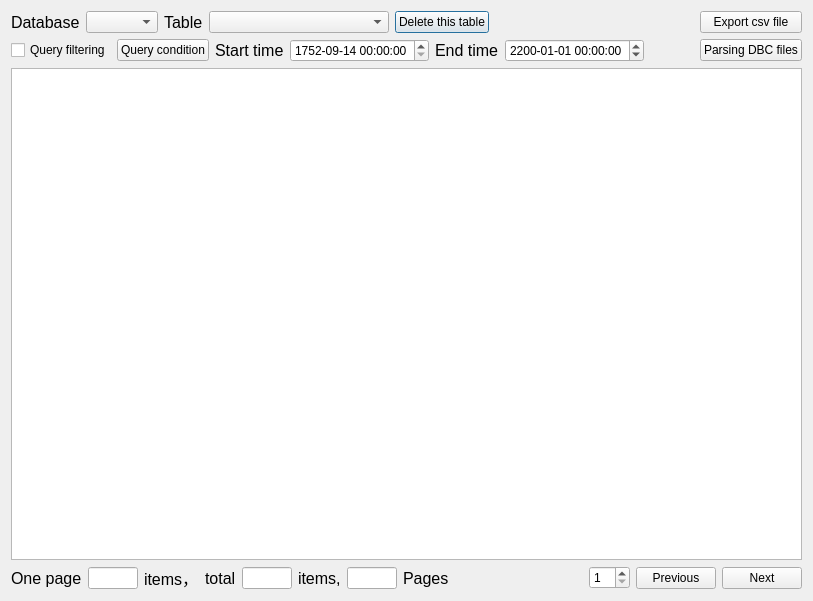
<?xml version="1.0" encoding="UTF-8"?>
<ui version="4.0">
 <class>Dialog_querySniffDB</class>
 <widget class="QDialog" name="Dialog_querySniffDB">
  <property name="windowModality">
   <enum>Qt::WindowModal</enum>
  </property>
  <property name="enabled">
   <bool>true</bool>
  </property>
  <property name="geometry">
   <rect>
    <x>0</x>
    <y>0</y>
    <width>813</width>
    <height>601</height>
   </rect>
  </property>
  <property name="windowTitle">
   <string>Data query</string>
  </property>
  <property name="windowIcon">
   <iconset resource="../../resource.qrc">
    <normaloff>:/icons/dataQuery.svg</normaloff>:/icons/dataQuery.svg</iconset>
  </property>
  <property name="sizeGripEnabled">
   <bool>false</bool>
  </property>
  <property name="modal">
   <bool>false</bool>
  </property>
  <layout class="QGridLayout" name="gridLayout">
   <item row="0" column="0">
    <layout class="QHBoxLayout" name="horizontalLayout_8">
     <item>
      <layout class="QVBoxLayout" name="verticalLayout">
       <item>
        <layout class="QHBoxLayout" name="horizontalLayout_6">
         <item>
          <layout class="QHBoxLayout" name="horizontalLayout_4"/>
         </item>
         <item>
          <layout class="QHBoxLayout" name="horizontalLayout_12">
           <item>
            <widget class="QLabel" name="label_10">
             <property name="font">
              <font>
               <pointsize>12</pointsize>
              </font>
             </property>
             <property name="text">
              <string>Database</string>
             </property>
            </widget>
           </item>
           <item>
            <widget class="QComboBox" name="comboBox_swSqlLib"/>
           </item>
          </layout>
         </item>
         <item>
          <widget class="QLabel" name="label_4">
           <property name="font">
            <font>
             <pointsize>12</pointsize>
            </font>
           </property>
           <property name="text">
            <string>Table</string>
           </property>
          </widget>
         </item>
         <item>
          <widget class="QComboBox" name="comboBox_swtable">
           <property name="sizePolicy">
            <sizepolicy hsizetype="Expanding" vsizetype="Fixed">
             <horstretch>0</horstretch>
             <verstretch>0</verstretch>
            </sizepolicy>
           </property>
          </widget>
         </item>
         <item>
          <widget class="QPushButton" name="pushButton_deleteTable">
           <property name="text">
            <string>Delete this table</string>
           </property>
          </widget>
         </item>
         <item>
          <spacer name="horizontalSpacer">
           <property name="orientation">
            <enum>Qt::Horizontal</enum>
           </property>
           <property name="sizeHint" stdset="0">
            <size>
             <width>40</width>
             <height>20</height>
            </size>
           </property>
          </spacer>
         </item>
        </layout>
       </item>
       <item>
        <layout class="QHBoxLayout" name="horizontalLayout_5">
         <item>
          <layout class="QHBoxLayout" name="horizontalLayout">
           <item>
            <widget class="QCheckBox" name="checkBox_enableFilter">
             <property name="text">
              <string>Query filtering</string>
             </property>
            </widget>
           </item>
           <item>
            <widget class="QPushButton" name="pushButton_setQuerycondition">
             <property name="text">
              <string>Query condition</string>
             </property>
            </widget>
           </item>
           <item>
            <widget class="QLabel" name="label_startTime">
             <property name="font">
              <font>
               <pointsize>12</pointsize>
              </font>
             </property>
             <property name="text">
              <string>Start time</string>
             </property>
            </widget>
           </item>
           <item>
            <widget class="QDateTimeEdit" name="dateTimeEdit_start">
             <property name="dateTime">
              <datetime>
               <hour>0</hour>
               <minute>0</minute>
               <second>0</second>
               <year>1752</year>
               <month>9</month>
               <day>14</day>
              </datetime>
             </property>
             <property name="displayFormat">
              <string>yyyy-MM-dd HH:mm:ss</string>
             </property>
            </widget>
           </item>
          </layout>
         </item>
         <item>
          <layout class="QHBoxLayout" name="horizontalLayout_3">
           <item>
            <widget class="QLabel" name="label_endTime">
             <property name="font">
              <font>
               <pointsize>12</pointsize>
              </font>
             </property>
             <property name="text">
              <string>End time</string>
             </property>
            </widget>
           </item>
           <item>
            <widget class="QDateTimeEdit" name="dateTimeEdit_end">
             <property name="dateTime">
              <datetime>
               <hour>0</hour>
               <minute>0</minute>
               <second>0</second>
               <year>2200</year>
               <month>1</month>
               <day>1</day>
              </datetime>
             </property>
             <property name="displayFormat">
              <string>yyyy-MM-dd HH:mm:ss</string>
             </property>
            </widget>
           </item>
           <item>
            <spacer name="horizontalSpacer_5">
             <property name="orientation">
              <enum>Qt::Horizontal</enum>
             </property>
             <property name="sizeHint" stdset="0">
              <size>
               <width>40</width>
               <height>20</height>
              </size>
             </property>
            </spacer>
           </item>
          </layout>
         </item>
        </layout>
       </item>
      </layout>
     </item>
     <item>
      <spacer name="horizontalSpacer_3">
       <property name="orientation">
        <enum>Qt::Horizontal</enum>
       </property>
       <property name="sizeHint" stdset="0">
        <size>
         <width>40</width>
         <height>20</height>
        </size>
       </property>
      </spacer>
     </item>
     <item>
      <layout class="QVBoxLayout" name="verticalLayout_2">
       <item>
        <widget class="QPushButton" name="pushButton_outputcsv">
         <property name="text">
          <string>Export csv file</string>
         </property>
        </widget>
       </item>
       <item>
        <widget class="QPushButton" name="pushButton_dbcDecode">
         <property name="text">
          <string>Parsing DBC files</string>
         </property>
        </widget>
       </item>
      </layout>
     </item>
    </layout>
   </item>
   <item row="1" column="0">
    <widget class="QTableView" name="tableView_sniffdb"/>
   </item>
   <item row="2" column="0">
    <layout class="QHBoxLayout" name="horizontalLayout_10">
     <item>
      <layout class="QHBoxLayout" name="horizontalLayout_9">
       <item>
        <layout class="QHBoxLayout" name="horizontalLayout_11">
         <item>
          <layout class="QHBoxLayout" name="horizontalLayout_2">
           <item>
            <widget class="QLabel" name="label_8">
             <property name="sizePolicy">
              <sizepolicy hsizetype="Fixed" vsizetype="Preferred">
               <horstretch>0</horstretch>
               <verstretch>0</verstretch>
              </sizepolicy>
             </property>
             <property name="font">
              <font>
               <pointsize>12</pointsize>
              </font>
             </property>
             <property name="text">
              <string>One page</string>
             </property>
            </widget>
           </item>
           <item>
            <widget class="QLineEdit" name="lineEdit_linesofpage">
             <property name="maximumSize">
              <size>
               <width>50</width>
               <height>16777215</height>
              </size>
             </property>
             <property name="readOnly">
              <bool>true</bool>
             </property>
            </widget>
           </item>
           <item>
            <widget class="QLabel" name="label_9">
             <property name="sizePolicy">
              <sizepolicy hsizetype="Fixed" vsizetype="Preferred">
               <horstretch>0</horstretch>
               <verstretch>0</verstretch>
              </sizepolicy>
             </property>
             <property name="font">
              <font>
               <pointsize>12</pointsize>
              </font>
             </property>
             <property name="text">
              <string>items，</string>
             </property>
            </widget>
           </item>
          </layout>
         </item>
         <item>
          <widget class="QLabel" name="label_5">
           <property name="sizePolicy">
            <sizepolicy hsizetype="Fixed" vsizetype="Preferred">
             <horstretch>0</horstretch>
             <verstretch>0</verstretch>
            </sizepolicy>
           </property>
           <property name="font">
            <font>
             <pointsize>12</pointsize>
            </font>
           </property>
           <property name="text">
            <string>total</string>
           </property>
          </widget>
         </item>
         <item>
          <widget class="QLineEdit" name="lineEdit_totalLine">
           <property name="maximumSize">
            <size>
             <width>50</width>
             <height>16777215</height>
            </size>
           </property>
           <property name="readOnly">
            <bool>true</bool>
           </property>
          </widget>
         </item>
         <item>
          <widget class="QLabel" name="label_6">
           <property name="sizePolicy">
            <sizepolicy hsizetype="Fixed" vsizetype="Preferred">
             <horstretch>0</horstretch>
             <verstretch>0</verstretch>
            </sizepolicy>
           </property>
           <property name="font">
            <font>
             <pointsize>12</pointsize>
            </font>
           </property>
           <property name="text">
            <string>items,</string>
           </property>
          </widget>
         </item>
         <item>
          <widget class="QLineEdit" name="lineEdit_allPages">
           <property name="maximumSize">
            <size>
             <width>50</width>
             <height>16777215</height>
            </size>
           </property>
           <property name="readOnly">
            <bool>true</bool>
           </property>
          </widget>
         </item>
         <item>
          <widget class="QLabel" name="label_7">
           <property name="font">
            <font>
             <pointsize>12</pointsize>
            </font>
           </property>
           <property name="text">
            <string>Pages</string>
           </property>
          </widget>
         </item>
        </layout>
       </item>
       <item>
        <spacer name="horizontalSpacer_4">
         <property name="orientation">
          <enum>Qt::Horizontal</enum>
         </property>
         <property name="sizeHint" stdset="0">
          <size>
           <width>40</width>
           <height>20</height>
          </size>
         </property>
        </spacer>
       </item>
      </layout>
     </item>
     <item>
      <layout class="QHBoxLayout" name="horizontalLayout_7">
       <item>
        <spacer name="horizontalSpacer_2">
         <property name="orientation">
          <enum>Qt::Horizontal</enum>
         </property>
         <property name="sizeHint" stdset="0">
          <size>
           <width>40</width>
           <height>20</height>
          </size>
         </property>
        </spacer>
       </item>
       <item>
        <widget class="QSpinBox" name="spinBox_page">
         <property name="minimum">
          <number>1</number>
         </property>
        </widget>
       </item>
       <item>
        <widget class="QPushButton" name="pushButton_prvePage">
         <property name="text">
          <string>Previous</string>
         </property>
        </widget>
       </item>
       <item>
        <widget class="QPushButton" name="pushButton_nextPage">
         <property name="text">
          <string>Next</string>
         </property>
        </widget>
       </item>
      </layout>
     </item>
    </layout>
   </item>
  </layout>
 </widget>
 <resources>
  <include location="../../resource.qrc"/>
 </resources>
 <connections/>
</ui>
